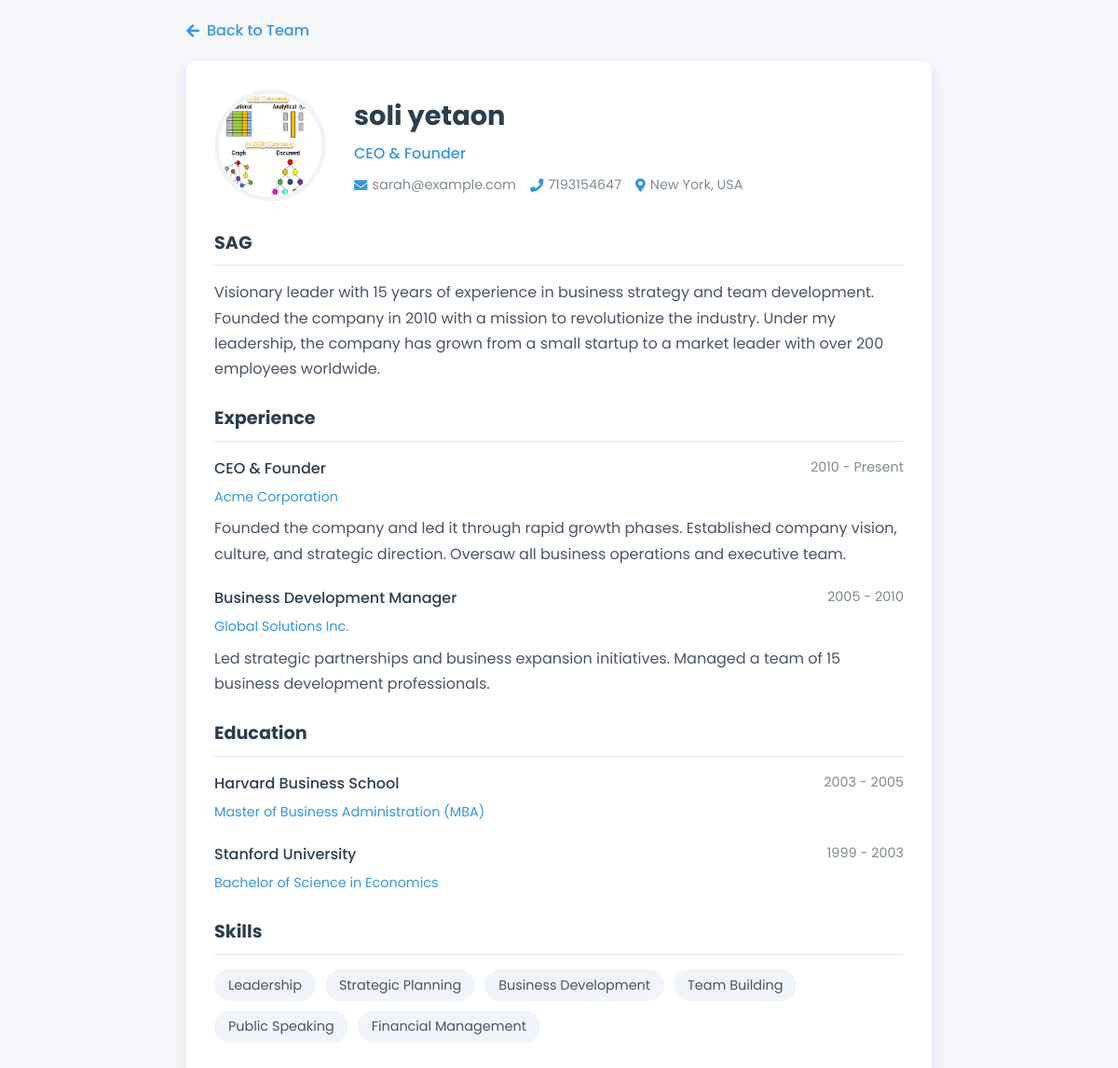
The app's page /person/4 with its own data.
### PersonApp/models.py (models this page shows)
class Perosn(models.Model):
    id=models.AutoField(primary_key=True)
    fname = models.CharField(max_length=50,verbose_name=" First Name")
    lname = models.CharField(max_length=255, verbose_name=" Last Name")
    age = models.IntegerField(default=0, verbose_name="Age")
    gender =models.BooleanField(
        default=True, verbose_name="Gender , True=MAN")  # man True//woman False
    phone = models.CharField(max_length=15, verbose_name=" Phone Number",null=True,blank=True)
    birthdate=models.DateField(null=True,blank=True)
    photo = models.ImageField(null=True, blank=True)
    def __str__(self):
        return f"{self.fname} {self.lname}"
    class Meta:
        verbose_name = "Person"
        verbose_name_plural = "People"

### PersonApp/views.py (the view)
# urls.py: path('person/<int:id>',views.personPage),
def personPage(request,id):
    context = {'segment': 'index'}
    context['p'] = Perosn.objects.get(id=id)
    print(Perosn.objects.filter(id=id))
    return render(request, "person.html", context=context)

### PersonApp/templates/person.html (shortened to what this page needs)
{% load  static %}
<!DOCTYPE html>
<html lang="en">
<head>
    <link rel="stylesheet" href="https://cdnjs.cloudflare.com/ajax/libs/font-awesome/5.15.3/css/all.min.css">
    <link rel="stylesheet" href="{% static 'styles2.css' %}">
</head>
<body>
    <div class="container">
        <a href="index.html" class="back-link">
            <i class="fas fa-arrow-left"></i> Back to Team
        </a>
        <div class="profile-card">
            <div class="profile-header">
                <img src="{{p.photo.url}}"  class="profile-image">
                <div class="profile-info">
                    <h1>{{p.fname}} {{p.lname}}</h1>
                    <span class="title">CEO & Founder</span>
                    <div class="contact-info">
                        <span class="contact-item"><i class="fas fa-envelope"></i> sarah@example.com</span>
                        <span class="contact-item"><i class="fas fa-phone"></i>{{p.phone}}</span>
                        <span class="contact-item"><i class="fas fa-map-marker-alt"></i> New York, USA</span>
                    </div>
                </div>
            </div>
            <div class="section">
                <h2 class="section-title">SAG</h2>
                <div class="section-content">
                    <p>Visionary leader with 15 years of experience in business strategy and team development. Founded the company in 2010 with a mission to revolutionize the industry. Under my leadership, the company has grown from a small startup to a market leader with over 200 employees worldwide.</p>
                </div>
            </div>
            <div class="section">
                <h2 class="section-title">Experience</h2>
                <div class="section-content">
                    <div class="experience-item">
                        <div class="item-header">
                            <span class="item-title">CEO & Founder</span>
                            <span class="item-date">2010 - Present</span>
                        </div>
                        <div class="item-subtitle">Acme Corporation</div>
                        <p>Founded the company and led it through rapid growth phases. Established company vision, culture, and strategic direction. Oversaw all business operations and executive team.</p>
                    </div>
                    <div class="experience-item">
                        <div class="item-header">
                            <span class="item-title">Business Development Manager</span>
                            <span class="item-date">2005 - 2010</span>
                        </div>
                        <div class="item-subtitle">Global Solutions Inc.</div>
                        <p>Led strategic partnerships and business expansion initiatives. Managed a team of 15 business development professionals.</p>
                    </div>
                </div>
            </div>
            <div class="section">
                <h2 class="section-title">Education</h2>
                <div class="section-content">
                    <div class="education-item">
                        <div class="item-header">
                            <span class="item-title">Harvard Business School</span>
                            <span class="item-date">2003 - 2005</span>
                        </div>
                        <div class="item-subtitle">Master of Business Administration (MBA)</div>
                    </div>
                    <div class="education-item">
                        <div class="item-header">
                            <span class="item-title">Stanford University</span>
                            <span class="item-date">1999 - 2003</span>
                        </div>
                        <div class="item-subtitle">Bachelor of Science in Economics</div>
                    </div>
                </div>
            </div>
            <div class="section">
                <h2 class="section-title">Skills</h2>
                <div class="section-content">
                    <div class="skills-list">
                        <span class="skill">Leadership</span>
                        <span class="skill">Strategic Planning</span>
                        <span class="skill">Business Development</span>
                        <span class="skill">Team Building</span>
                        <span class="skill">Public Speaking</span>
                        <span class="skill">Financial Management</span>
                    </div>
                </div>
            </div>
        </div>
    </div>
</body>
</html>

### PersonApp/static/styles2.css (style rules this page uses)
* { margin: 0; padding: 0; box-sizing: border-box; }
body { font-family: 'Poppins', sans-serif; background-color: #f5f7fa; color: #333; line-height: 1.6; padding: 20px; }
.container { max-width: 800px; margin: 0 auto; }
.back-link { display: inline-flex; align-items: center; margin-bottom: 20px; color: #3498db; text-decoration: none; font-weight: 500; }
.back-link i { margin-right: 8px; }
.profile-card { background: white; border-radius: 10px; box-shadow: 0 5px 15px rgba(0, 0, 0, 0.1); overflow: hidden; padding: 30px; }
.profile-header { display: flex; align-items: center; margin-bottom: 30px; }
.profile-image { width: 120px; height: 120px; border-radius: 50%; object-fit: cover; margin-right: 30px; border: 5px solid #f1f5f9; }
.profile-info h1 { font-size: 1.8rem; color: #2c3e50; margin-bottom: 5px; }
.profile-info .title { color: #3498db; font-weight: 500; margin-bottom: 10px; display: block; }
.contact-info { display: flex; gap: 15px; }
.contact-item { display: flex; align-items: center; color: #7f8c8d; font-size: 0.9rem; }
.contact-item i { margin-right: 5px; color: #3498db; }
.section { margin-bottom: 25px; }
.section-title { font-size: 1.2rem; color: #2c3e50; margin-bottom: 15px; padding-bottom: 8px; border-bottom: 1px solid #e2e8f0; }
.section-content { color: #4a5568; line-height: 1.7; }
.experience-item, .education-item { margin-bottom: 20px; }
.item-header { display: flex; justify-content: space-between; margin-bottom: 5px; }
.item-title { font-weight: 500; color: #2c3e50; }
.item-date { color: #7f8c8d; font-size: 0.9rem; }
.item-subtitle { color: #3498db; font-size: 0.9rem; margin-bottom: 8px; }
.skills-list { display: flex; flex-wrap: wrap; gap: 10px; }
.skill { background: #f1f5f9; padding: 5px 15px; border-radius: 20px; font-size: 0.9rem; }

### records on screen
Perosn: photo (picture), fname "soli", lname "yetaon", phone "7193154647"
